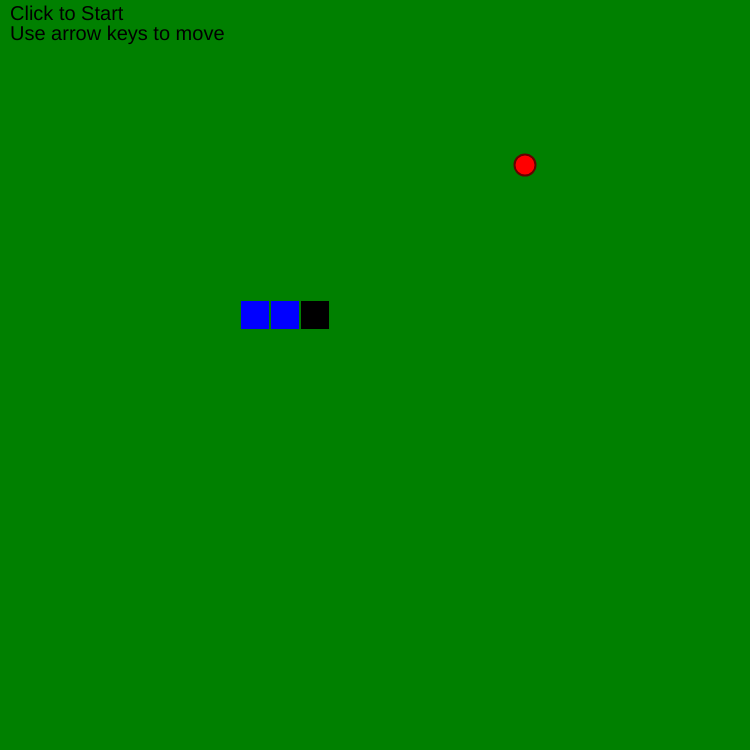
Frame 1 (no input)
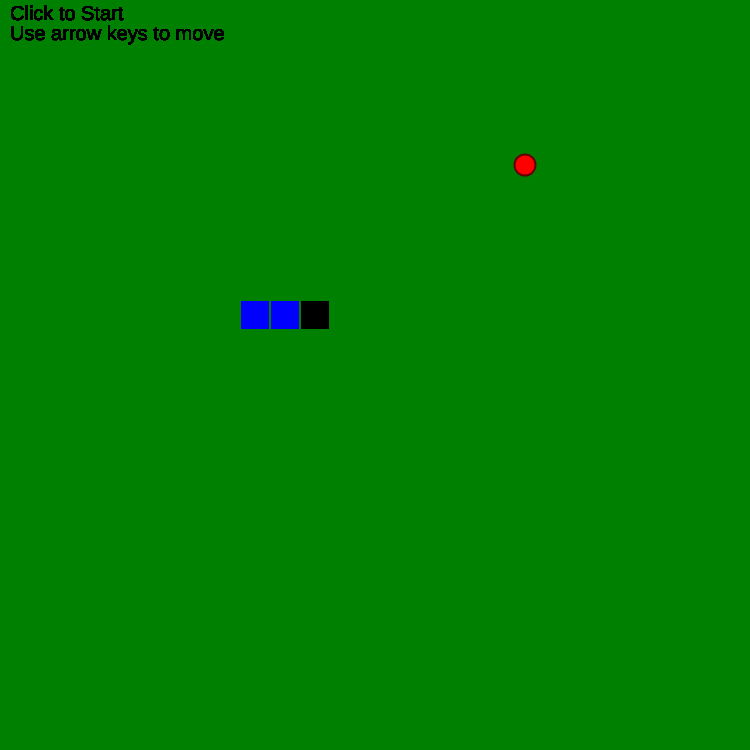
Frame 60 (no input)
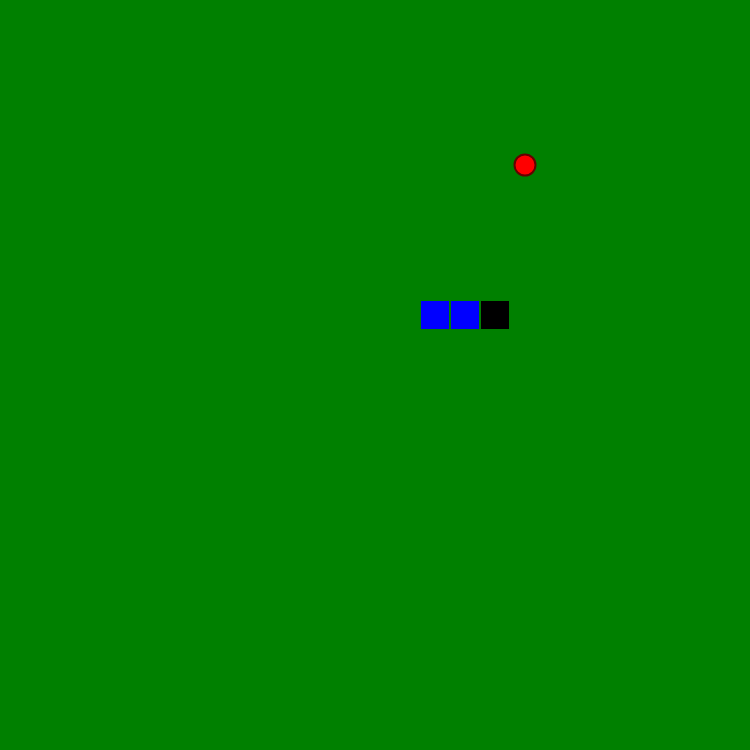
Frame 120 (the mouse pressed at the canvas centre since frame 60)

The p5.js sketch that drew these frames (run headless with seeded random() and noise() and a simulated clock; from frame 60 on, the mouse is pressed at the canvas centre):

// p5.js sketch
// ── sketch.js
let L = 30;
let snake = [];
let n = 3;
let pause = true;
let t = 0;
let dir;
let gameover = false;
let ate = false;

let button;

function setup() 
{
  createCanvas(750, 750);
  background('green');
  for (let i = 0; i < n; i++)
    {
        snake.push(new Segment(i, 300 - L * i, 300));
        snake[i].show();
    }
  dir = createVector(1, 0);
  apple = new Fruit();
  apple.show();


}

function draw() 
{
    textSize(20);
    fill(0);
    noStroke();
    text("Click to Start", 10, 20)
    text("Use arrow keys to move", 10,40)
  if (!pause) 
  {
    if (gameover) 
    {
      textSize(50);
      text("GAME OVER", 150,150);
    } 
    else 
    {
      background('green');
      if (ate) 
      {
        apple = new Fruit();
        ate = false;
      }
      apple.show();
      checkkey();
      t = t + 1;
      if (t % 10 == 0) 
      {
        for (let i = n - 1; i > 0; i--) 
        { // Follow head trail
          snake[i].update(snake[i - 1].x, snake[i - 1].y);
        }
        snake[0].move(L * dir.x, L * dir.y); // Change directions
      }
      for (let i = 0; i < n; i++) 
      {
        snake[i].show();
      }
      checkSeg();
      checkAte();
      checkWalls();
        //checkWall();
    }
  }
}

function checkkey() 
{
  if (keyIsDown(DOWN_ARROW)) 
  {
    dir = createVector(0, 1);
  }
  if (keyIsDown(UP_ARROW)) 
  {
    dir = createVector(0, -1);
  }
  if (keyIsDown(LEFT_ARROW)) 
  {
    dir = createVector(-1, 0);
  }
  if (keyIsDown(RIGHT_ARROW)) 
  {
    dir = createVector(1, 0);
  }
}

function checkSeg() 
{
  for (let i = 1; i < n; i++) 
  {
    if (snake[0].x == snake[i].x && snake[0].y == snake[i].y) 
    {
      // Eat yourself - Game Over
      gameover = true;
    }
  }
}

function checkWalls()
{
    if (snake[0].x >= width)
    {
        gameover = true;
    }
    if (snake[0].y >= height)
    {
        gameover = true;
    }
    if (snake[0].x <= length)
    {
        gameover = true;
    }
    if (snake[0].y <= length)
    {
        gameover = true;
    }
}
function checkAte() 
{
  if (!ate && snake[0].x == apple.x && snake[0].y == apple.y) 
  {
    snake.push(new Segment(n, snake[n-1].x, snake[n-1].y));
    // snake[n].show();
    n += 1;
    ate = true;
  }
}

class Segment 
{
  constructor(i, x, y) 
  {
    this.i = i;
    this.x = x;
    this.y = y;
  }
  update(x, y) 
  {
    this.x = x;
    this.y = y;
  }
  move(dx, dy) {
    this.x += dx;
    this.y += dy;
  }
  show() 
  {
    stroke('green');
    strokeWeight(2);
    if (this.i == 0) 
    {
      fill('black');
    } else 
    {
      fill('blue');
    }
    square(this.x, this.y, L);
  }
}

class Fruit 
{
  constructor() 
  {
    this.x = round(random(0, (width - L) / L)) * L;
    this.y = round(random(0, (height - L) / L)) * L;
  }
  show() 
  {
    strokeWeight(2);
    stroke(100, 0, 0);
    fill('red');
    circle(this.x + L / 2, this.y + L / 2, L * 0.7);
  }
}

function mousePressed() 
{
  if (pause) 
  {
    pause = false;
  } 
  else 
  {
    pause = true;
  }
}
// ── snake.html
<html>
    <head>
        <title>Snake!</title>
        <script src="https://cdnjs.cloudflare.com/ajax/libs/p5.js/1.1.9/p5.min.js"></script>
        <script src="sketch.js"></script>
        <script src="class.js"></script>
    </head>
    <body>
    </body>
</html>
